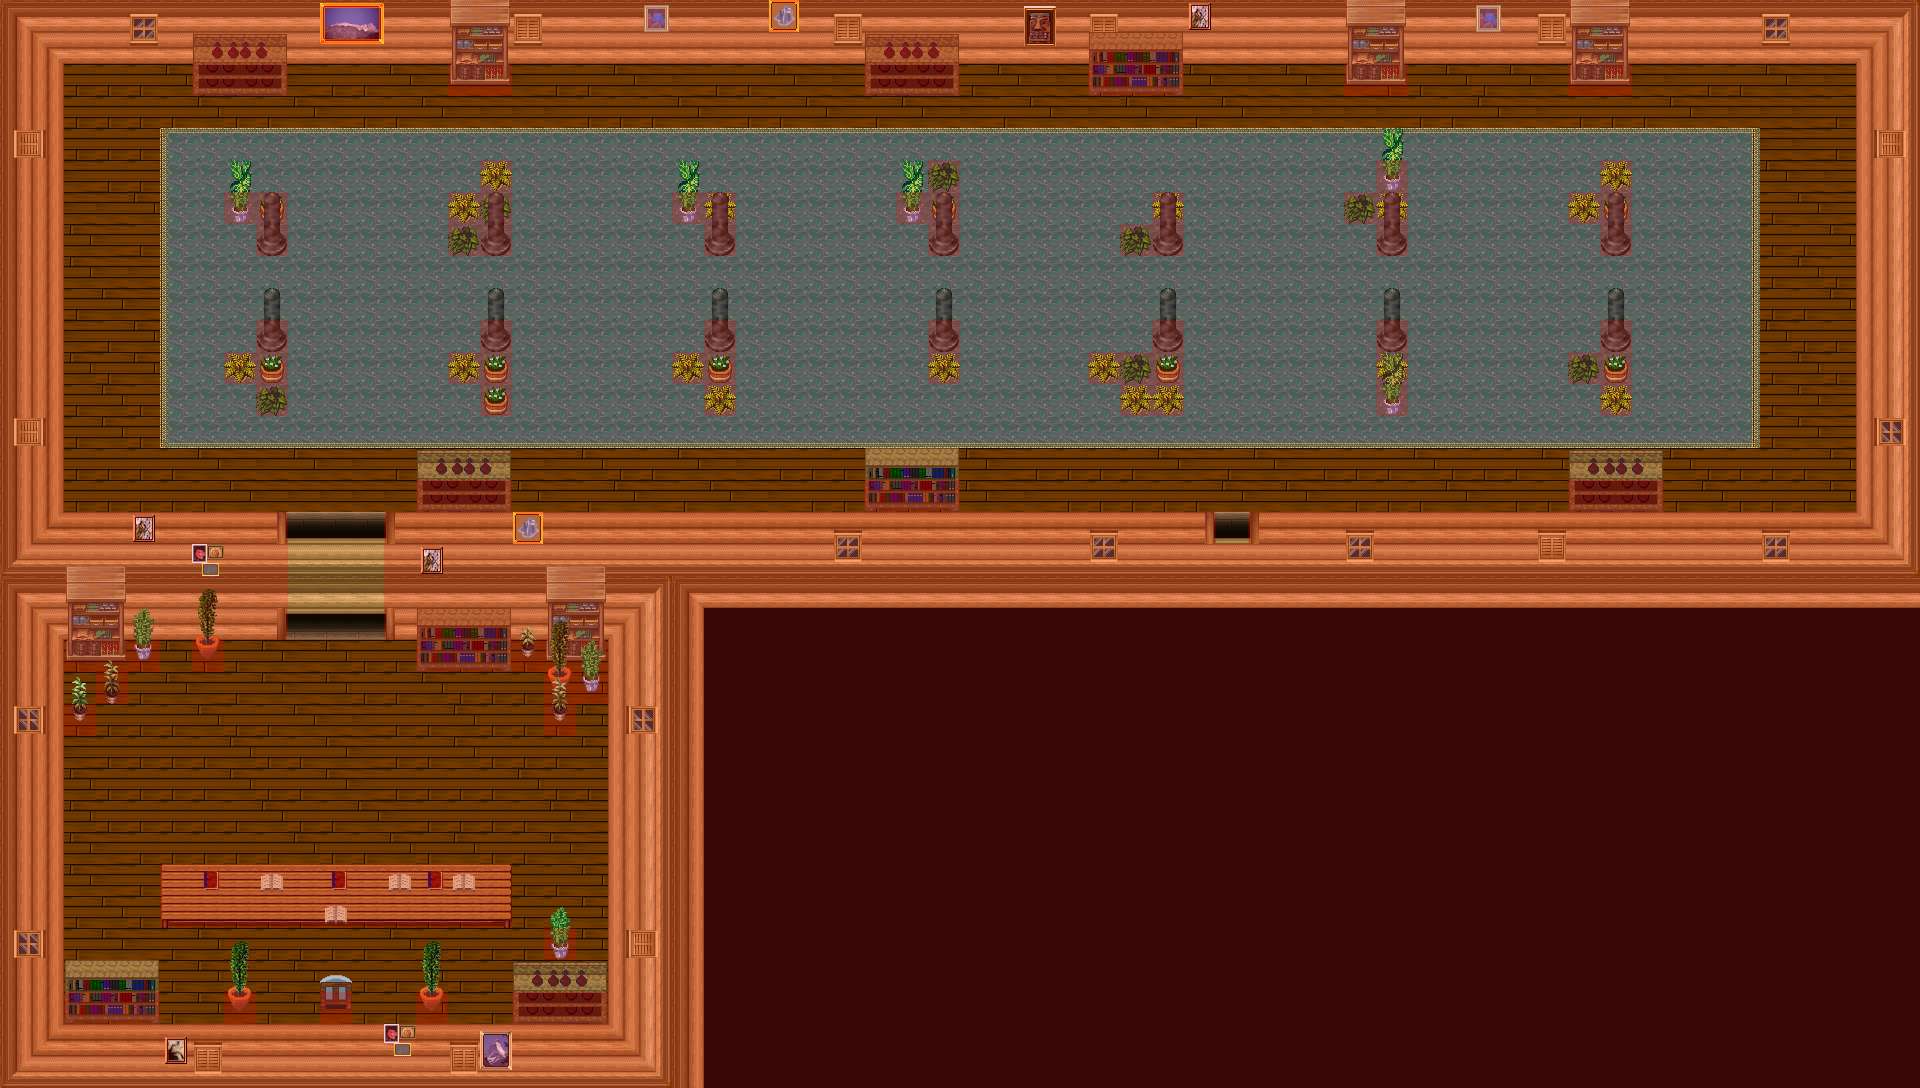

A 2D game scene composited from a Tiled map and its tileset images. What follows is a short description and the map's XML, with each tile layer's data collapsed to a summary:
An orthogonal 60x34 tile map with 32x32 px tiles, 7 tile layers (0_floor, 1_terrain, 2_object, 3_roof, ...), 1 hidden layer not drawn, 22 tilesets.

<map version="1.2" tiledversion="1.2.0" orientation="orthogonal" renderorder="right-down" width="60" height="34" tilewidth="32" tileheight="32" infinite="0" nextlayerid="9" nextobjectid="1">
 <tileset firstgid="1" name="int_plazy" tilewidth="32" tileheight="32" tilecount="27" columns="3">
  <image source="../../tileset/pol/waly/int_plazy.png" width="96" height="288" />
 </tileset>
 <tileset firstgid="28" name="deski" tilewidth="32" tileheight="32" tilecount="3" columns="3">
  <image source="../../tileset/pol/domki/podloga/deski.png" width="96" height="32" />
 </tileset>
 <tileset firstgid="31" name="door_drewno_int" tilewidth="32" tileheight="32" tilecount="15" columns="5">
  <image source="../../tileset/pol/domki/drzwi/door_drewno_int.png" width="160" height="96" />
 </tileset>
 <tileset firstgid="46" name="wooden_rectangular" tilewidth="32" tileheight="32" tilecount="9" columns="3">
  <image source="../../tileset/furniture/table/wooden_rectangular.png" width="96" height="96" />
 </tileset>
 <tileset firstgid="55" name="deski_dark" tilewidth="32" tileheight="32" tilecount="3" columns="3">
  <image source="../../tileset/pol/domki/podloga/deski_dark.png" width="96" height="32" />
 </tileset>
 <tileset firstgid="58" name="rug_border" tilewidth="32" tileheight="32" tilecount="9" columns="3">
  <image source="../../tileset/furniture/carpet/rug_border.png" width="96" height="96" />
 </tileset>
 <tileset firstgid="67" name="carpets_2" tilewidth="32" tileheight="32" tilecount="12" columns="4">
  <image source="../../tileset/furniture/carpet/carpets_2.png" trans="ff00ff" width="128" height="96" />
 </tileset>
 <tileset firstgid="79" name="metal_and_stone" tilewidth="32" tileheight="32" tilecount="6" columns="3">
  <image source="../../tileset/item/statue/metal_and_stone.png" width="96" height="64" />
 </tileset>
 <tileset firstgid="85" name="barrel" tilewidth="32" tileheight="32" tilecount="2" columns="2">
  <image source="../../tileset/item/pot/barrel_with_flower.png" width="64" height="32" />
 </tileset>
 <tileset firstgid="87" name="bushes" tilewidth="32" tileheight="32" tilecount="10" columns="5">
  <image source="../../tileset/plant/bush/bushes.png" trans="ffffff" width="160" height="64" />
 </tileset>
 <tileset firstgid="97" name="plants" tilewidth="32" tileheight="32" tilecount="12" columns="6">
  <image source="../../tileset/plant/indoor/pot_plant_1.png" width="192" height="64" />
 </tileset>
 <tileset firstgid="109" name="shelf" tilewidth="32" tileheight="32" tilecount="10" columns="2">
  <image source="../../tileset/furniture/shelve/shelf_4.png" width="64" height="160" />
 </tileset>
 <tileset firstgid="119" name="pale_book_bottle_shelf" tilewidth="32" tileheight="32" tilecount="12" columns="3">
  <image source="../../tileset/furniture/shelve/pale_book_bottle_shelf.png" trans="ff00ff" width="96" height="128" />
 </tileset>
 <tileset firstgid="131" name="oil paintings" tilewidth="32" tileheight="32" tilecount="16" columns="4">
  <image source="../../tileset/furniture/picture/oil_paintings.png" width="128" height="128" />
 </tileset>
 <tileset firstgid="147" name="sofa_chair_blue" tilewidth="32" tileheight="32" tilecount="12" columns="3">
  <image source="../../tileset/furniture/chair/sofa_chair_blue.png" width="96" height="128" />
 </tileset>
 <tileset firstgid="159" name="protection" tilewidth="32" tileheight="32" tilecount="2" columns="2">
  <image source="../../tileset/logic/protection.png" width="64" height="32" />
 </tileset>
 <tileset firstgid="161" name="collision" tilewidth="32" tileheight="32" tilecount="1" columns="1">
  <image source="../../tileset/logic/collision.png" width="32" height="32" />
 </tileset>
 <tileset firstgid="162" name="brown" tilewidth="32" tileheight="32" tilecount="5" columns="5">
  <image source="../../tileset/ground/brown.png" width="160" height="32" />
 </tileset>
 <tileset firstgid="167" name="book" tilewidth="32" tileheight="32" tilecount="4" columns="2">
  <image source="../../tileset/item/documents/book.png" width="64" height="64" />
 </tileset>
 <tileset firstgid="171" name="potted plants" tilewidth="32" tileheight="32" tilecount="6" columns="3">
  <image source="../../tileset/plant/indoor/potted_plants1.png" width="96" height="64" />
 </tileset>
 <tileset firstgid="177" name="pot_plant" tilewidth="32" tileheight="32" tilecount="3" columns="1">
  <image source="../../tileset/plant/indoor/pot_plant.png" width="32" height="96" />
 </tileset>
 <tileset firstgid="180" name="window_drewno" tilewidth="32" tileheight="32" tilecount="16" columns="8">
  <image source="../../tileset/pol/domki/okna/window_drewno.png" width="256" height="64" />
 </tileset>
 <layer id="1" name="0_floor" width="60" height="34">
  <data>[2040 cells, 2036 non-empty, 8 distinct tile ids]</data>
 </layer>
 <layer id="2" name="1_terrain" width="60" height="34">
  <data>[2040 cells, 1006 non-empty, 36 distinct tile ids]</data>
 </layer>
 <layer id="3" name="2_object" width="60" height="34">
  <data>[2040 cells, 167 non-empty, 53 distinct tile ids]</data>
 </layer>
 <layer id="4" name="3_roof" width="60" height="34">
  <data>[2040 cells, 98 non-empty, 28 distinct tile ids]</data>
 </layer>
 <layer id="5" name="4_roof_add" width="60" height="34">
  <data>[2040 cells, 2 non-empty, 2 distinct tile ids]</data>
 </layer>
 <layer id="6" name="objects" width="60" height="34">
  <data>[2040 cells, 0 non-empty, 0 distinct tile ids]</data>
 </layer>
 <layer id="7" name="collision" width="60" height="34" opacity="0.2">
  <data>[2040 cells, 1163 non-empty, 1 distinct tile ids]</data>
 </layer>
 <layer id="8" name="protection" width="60" height="34" visible="0">
  <data>[2040 cells, 2040 non-empty, 1 distinct tile ids]</data>
 </layer>
</map>
